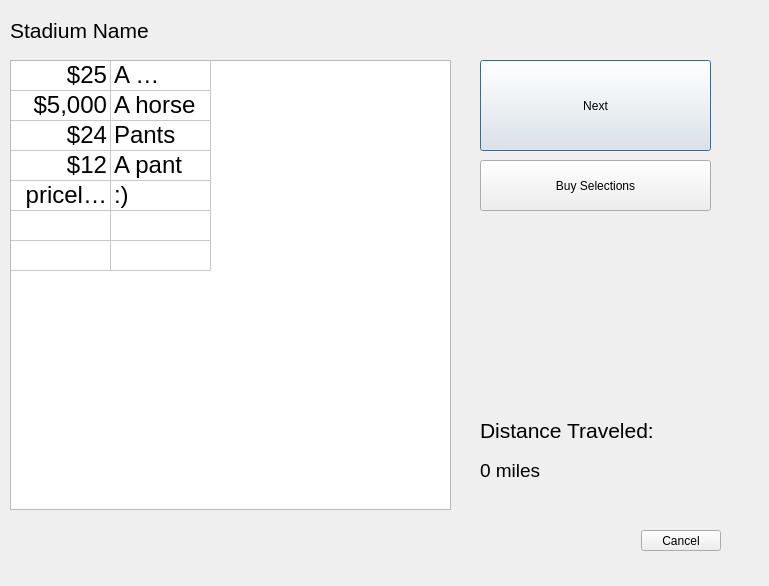
<?xml version="1.0" encoding="UTF-8"?>
<ui version="4.0">
 <class>takeyourtrip</class>
 <widget class="QDialog" name="takeyourtrip">
  <property name="geometry">
   <rect>
    <x>0</x>
    <y>0</y>
    <width>769</width>
    <height>586</height>
   </rect>
  </property>
  <property name="windowTitle">
   <string>Dialog</string>
  </property>
  <widget class="QLabel" name="label_2">
   <property name="geometry">
    <rect>
     <x>480</x>
     <y>410</y>
     <width>181</width>
     <height>41</height>
    </rect>
   </property>
   <property name="font">
    <font>
     <pointsize>16</pointsize>
    </font>
   </property>
   <property name="text">
    <string>Distance Traveled:</string>
   </property>
  </widget>
  <widget class="QPushButton" name="nextButton">
   <property name="geometry">
    <rect>
     <x>480</x>
     <y>60</y>
     <width>231</width>
     <height>91</height>
    </rect>
   </property>
   <property name="text">
    <string>Next</string>
   </property>
  </widget>
  <widget class="QDialogButtonBox" name="buttonBox">
   <property name="geometry">
    <rect>
     <x>380</x>
     <y>530</y>
     <width>341</width>
     <height>21</height>
    </rect>
   </property>
   <property name="orientation">
    <enum>Qt::Horizontal</enum>
   </property>
   <property name="standardButtons">
    <set>QDialogButtonBox::Cancel</set>
   </property>
  </widget>
  <widget class="QTableWidget" name="tableWidget">
   <property name="enabled">
    <bool>true</bool>
   </property>
   <property name="geometry">
    <rect>
     <x>10</x>
     <y>60</y>
     <width>441</width>
     <height>450</height>
    </rect>
   </property>
   <property name="sizePolicy">
    <sizepolicy hsizetype="Fixed" vsizetype="Fixed">
     <horstretch>0</horstretch>
     <verstretch>0</verstretch>
    </sizepolicy>
   </property>
   <property name="minimumSize">
    <size>
     <width>400</width>
     <height>450</height>
    </size>
   </property>
   <property name="font">
    <font>
     <pointsize>18</pointsize>
     <kerning>true</kerning>
    </font>
   </property>
   <attribute name="horizontalHeaderVisible">
    <bool>false</bool>
   </attribute>
   <attribute name="verticalHeaderVisible">
    <bool>false</bool>
   </attribute>
   <row>
    <property name="text">
     <string>row1</string>
    </property>
   </row>
   <row>
    <property name="text">
     <string>row2</string>
    </property>
   </row>
   <row>
    <property name="text">
     <string>row3</string>
    </property>
   </row>
   <row>
    <property name="text">
     <string>row4</string>
    </property>
   </row>
   <row>
    <property name="text">
     <string>row5</string>
    </property>
   </row>
   <row>
    <property name="text">
     <string>row6</string>
    </property>
   </row>
   <row>
    <property name="text">
     <string>row7</string>
    </property>
   </row>
   <column>
    <property name="text">
     <string>Price</string>
    </property>
    <property name="font">
     <font>
      <pointsize>18</pointsize>
     </font>
    </property>
   </column>
   <column>
    <property name="text">
     <string>Item</string>
    </property>
    <property name="font">
     <font>
      <pointsize>18</pointsize>
     </font>
    </property>
   </column>
   <item row="0" column="0">
    <property name="text">
     <string>$25</string>
    </property>
    <property name="textAlignment">
     <set>AlignTrailing|AlignVCenter</set>
    </property>
    <property name="flags">
     <set>ItemIsSelectable|ItemIsEnabled</set>
    </property>
   </item>
   <item row="0" column="1">
    <property name="text">
     <string>A beanie</string>
    </property>
    <property name="flags">
     <set>ItemIsEnabled</set>
    </property>
   </item>
   <item row="1" column="0">
    <property name="text">
     <string>$5,000</string>
    </property>
    <property name="textAlignment">
     <set>AlignTrailing|AlignVCenter</set>
    </property>
    <property name="flags">
     <set>ItemIsSelectable|ItemIsEditable|ItemIsEnabled</set>
    </property>
   </item>
   <item row="1" column="1">
    <property name="text">
     <string>A horse</string>
    </property>
    <property name="flags">
     <set>ItemIsEnabled</set>
    </property>
   </item>
   <item row="2" column="0">
    <property name="text">
     <string>$24</string>
    </property>
    <property name="textAlignment">
     <set>AlignTrailing|AlignVCenter</set>
    </property>
    <property name="flags">
     <set>ItemIsSelectable|ItemIsEnabled</set>
    </property>
   </item>
   <item row="2" column="1">
    <property name="text">
     <string>Pants</string>
    </property>
    <property name="flags">
     <set>ItemIsSelectable|ItemIsEditable|ItemIsEnabled</set>
    </property>
   </item>
   <item row="3" column="0">
    <property name="text">
     <string>$12</string>
    </property>
    <property name="textAlignment">
     <set>AlignTrailing|AlignVCenter</set>
    </property>
    <property name="flags">
     <set>ItemIsSelectable|ItemIsEnabled</set>
    </property>
   </item>
   <item row="3" column="1">
    <property name="text">
     <string>A pant</string>
    </property>
    <property name="flags">
     <set>ItemIsSelectable|ItemIsEnabled</set>
    </property>
   </item>
   <item row="4" column="0">
    <property name="text">
     <string>priceless</string>
    </property>
    <property name="textAlignment">
     <set>AlignTrailing|AlignVCenter</set>
    </property>
    <property name="flags">
     <set>ItemIsSelectable|ItemIsEnabled</set>
    </property>
   </item>
   <item row="4" column="1">
    <property name="text">
     <string>:)</string>
    </property>
    <property name="flags">
     <set>ItemIsSelectable|ItemIsEnabled</set>
    </property>
   </item>
   <item row="5" column="0">
    <property name="text">
     <string/>
    </property>
    <property name="flags">
     <set>ItemIsSelectable|ItemIsEnabled</set>
    </property>
   </item>
   <item row="5" column="1">
    <property name="text">
     <string/>
    </property>
    <property name="flags">
     <set>ItemIsSelectable|ItemIsEnabled</set>
    </property>
   </item>
   <item row="6" column="0">
    <property name="text">
     <string/>
    </property>
    <property name="flags">
     <set>ItemIsSelectable|ItemIsEnabled</set>
    </property>
   </item>
   <item row="6" column="1">
    <property name="text">
     <string/>
    </property>
    <property name="flags">
     <set>ItemIsSelectable|ItemIsEnabled</set>
    </property>
   </item>
  </widget>
  <widget class="QLabel" name="traveledD">
   <property name="geometry">
    <rect>
     <x>480</x>
     <y>450</y>
     <width>251</width>
     <height>41</height>
    </rect>
   </property>
   <property name="font">
    <font>
     <pointsize>14</pointsize>
    </font>
   </property>
   <property name="text">
    <string>0 miles</string>
   </property>
  </widget>
  <widget class="QLabel" name="label">
   <property name="geometry">
    <rect>
     <x>10</x>
     <y>10</y>
     <width>621</width>
     <height>41</height>
    </rect>
   </property>
   <property name="font">
    <font>
     <pointsize>16</pointsize>
    </font>
   </property>
   <property name="text">
    <string>Stadium Name</string>
   </property>
  </widget>
  <widget class="QPushButton" name="buyButton">
   <property name="geometry">
    <rect>
     <x>480</x>
     <y>160</y>
     <width>231</width>
     <height>51</height>
    </rect>
   </property>
   <property name="text">
    <string>Buy Selections</string>
   </property>
  </widget>
 </widget>
 <resources/>
 <connections/>
</ui>
